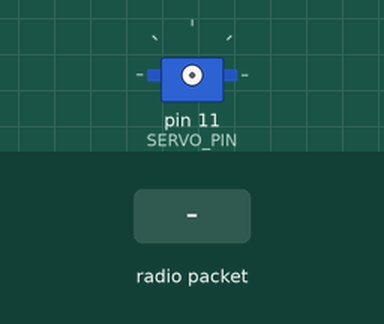
The sketch below on a simulated Arduino Uno, built with avr-gcc and run on an emulated ATmega328P. Shown: servo. The inputs (shaded band) are chosen by the test bench. No radio packets arrive unless stated.

Above: at 1.2 s.
1.3 s: radio packet "5" arrives
2.8 s: radio packet "90" arrives
At 3.3 s:
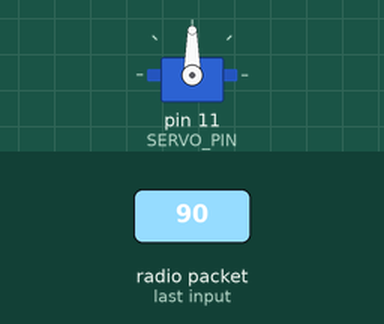
4.3 s: radio packet "200" arrives
At 5.6 s:
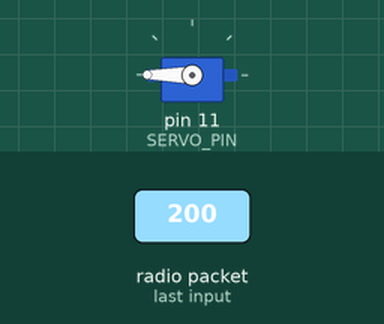
Timing chart, 0 to 7.3 s (numbered marks = the images above; inputs shaded):
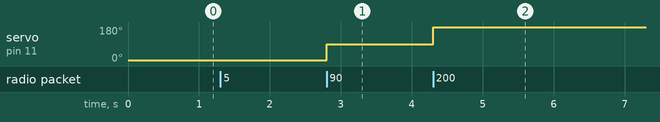

The sketch:

Receive_and_Control_Motor.ino
```cpp
// -*- mode: C++ -*-
// Addressed Receiver Demo

// https://learn.adafruit.com/adafruit-feather-32u4-radio-with-rfm69hcw-module/using-the-rfm69-radio

#include <SPI.h>
#include <RH_RF69.h>
#include <RHReliableDatagram.h>
#include <Servo.h>

/************ Radio Setup ***************/

// Change to 434.0 or other frequency, must match RX's freq!
#define RF69_FREQ 915.0

// who am i? (server address)
#define MY_ADDRESS     3

//// Feather M0 w/Radio
//#define RFM69_CS      8
//#define RFM69_INT     3
//#define RFM69_RST     4

// Feather 32u4 w/Radio
#define RFM69_CS      8
#define RFM69_INT     7
#define RFM69_RST     4

//#define OUT_1         A0
#define SERVO_PIN     11

// Singleton instance of the radio driver
RH_RF69 rf69(RFM69_CS, RFM69_INT);

// Class to manage message delivery and receipt, using the driver declared above
RHReliableDatagram rf69_manager(rf69, MY_ADDRESS);

// Servo Setup
Servo myservo;

void setup()
{
  //Serial.begin(115200);

  pinMode(RFM69_RST, OUTPUT);
  digitalWrite(RFM69_RST, LOW);

  // manual reset
  digitalWrite(RFM69_RST, HIGH);
  delay(10);
  digitalWrite(RFM69_RST, LOW);
  delay(10);

  if (!rf69_manager.init()) {
    // RFM69 radio init failed
    while (1);
  }
  // RFM69 radio init OK!

  // Defaults after init are 434.0MHz, modulation GFSK_Rb250Fd250, +13dbM (for low power module)
  if (!rf69.setFrequency(RF69_FREQ)) {
    // setFrequency failed
  }

  // If you are using a high power RF69 eg RFM69HW, you *must* set a Tx power with the
  // ishighpowermodule flag set like this:
  rf69.setTxPower(20, true);  // range from 14-20 for power, 2nd arg must be true for 69HCW

  // The encryption key has to be the same as the one in the Transmitter
  uint8_t key[] = { 0x40, 0x4E, 0x63, 0x52, 0x66, 0x55, 0x6A, 0x58,
                    0x6E, 0x32, 0x72, 0x35, 0x75, 0x38, 0x78, 0x21};
  rf69.setEncryptionKey(key);
}


// Dont put this on the stack:
uint8_t buf[RH_RF69_MAX_MESSAGE_LEN];
int val = 0;

void loop() {
  // Is more efficient battery wise to do available or recvfromAck?
  // Can sleep be incorporated on the receiver
  //if (rf69_manager.available()) {
    // Wait for a message addressed to us from the client
    uint8_t len = sizeof(buf);
    uint8_t from;
    if (rf69_manager.recvfromAck(buf, &len, &from)) {
      buf[len] = 0; // zero out remaining string
      val = atoi((char*)buf);
      myservo.attach(SERVO_PIN);
      myservo.write(val);  // sets the servo position according to the scaled value
      //Serial.println(val);
      delay(50);
      myservo.detach();
    }
  //}
}
```

Measured:
- after the input at 2.8 s, servo on pin 11 (SERVO_PIN): 5° → 90° at once
- after the input at 4.3 s, servo on pin 11 (SERVO_PIN): 90° → 180° at once
